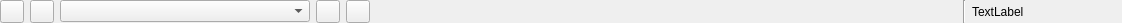
<?xml version="1.0" encoding="UTF-8"?>
<ui version="4.0">
 <class>DashboardToolbar</class>
 <widget class="QWidget" name="DashboardToolbar">
  <property name="geometry">
   <rect>
    <x>0</x>
    <y>0</y>
    <width>1122</width>
    <height>22</height>
   </rect>
  </property>
  <property name="windowTitle">
   <string>Form</string>
  </property>
  <layout class="QHBoxLayout" name="horizontalLayout_4">
   <property name="leftMargin">
    <number>0</number>
   </property>
   <property name="topMargin">
    <number>0</number>
   </property>
   <property name="rightMargin">
    <number>0</number>
   </property>
   <property name="bottomMargin">
    <number>0</number>
   </property>
   <item>
    <widget class="QWidget" name="pagesNavWidget" native="true">
     <layout class="QHBoxLayout" name="horizontalLayout">
      <property name="leftMargin">
       <number>0</number>
      </property>
      <property name="topMargin">
       <number>0</number>
      </property>
      <property name="rightMargin">
       <number>0</number>
      </property>
      <property name="bottomMargin">
       <number>0</number>
      </property>
      <item>
       <widget class="QToolButton" name="upButton">
        <property name="text">
         <string/>
        </property>
       </widget>
      </item>
      <item>
       <widget class="QToolButton" name="downButton">
        <property name="text">
         <string/>
        </property>
       </widget>
      </item>
      <item>
       <widget class="QComboBox" name="comboBox">
        <property name="minimumSize">
         <size>
          <width>250</width>
          <height>0</height>
         </size>
        </property>
        <property name="editable">
         <bool>false</bool>
        </property>
        <property name="insertPolicy">
         <enum>QComboBox::NoInsert</enum>
        </property>
        <property name="sizeAdjustPolicy">
         <enum>QComboBox::AdjustToContents</enum>
        </property>
       </widget>
      </item>
     </layout>
    </widget>
   </item>
   <item>
    <widget class="QStackedWidget" name="stackedWidget">
     <property name="currentIndex">
      <number>0</number>
     </property>
     <widget class="QWidget" name="pageLive">
      <layout class="QHBoxLayout" name="horizontalLayout_2">
       <property name="leftMargin">
        <number>0</number>
       </property>
       <property name="topMargin">
        <number>0</number>
       </property>
       <property name="rightMargin">
        <number>0</number>
       </property>
       <property name="bottomMargin">
        <number>0</number>
       </property>
       <item>
        <widget class="QToolButton" name="fullScreenButton">
         <property name="text">
          <string/>
         </property>
         <property name="checkable">
          <bool>true</bool>
         </property>
        </widget>
       </item>
       <item>
        <widget class="QToolButton" name="pauseButton">
         <property name="text">
          <string/>
         </property>
         <property name="checkable">
          <bool>true</bool>
         </property>
        </widget>
       </item>
       <item>
        <spacer name="horizontalSpacer">
         <property name="orientation">
          <enum>Qt::Horizontal</enum>
         </property>
         <property name="sizeType">
          <enum>QSizePolicy::MinimumExpanding</enum>
         </property>
         <property name="sizeHint" stdset="0">
          <size>
           <width>20</width>
           <height>20</height>
          </size>
         </property>
        </spacer>
       </item>
      </layout>
     </widget>
    </widget>
   </item>
   <item>
    <widget class="Line" name="line">
     <property name="orientation">
      <enum>Qt::Vertical</enum>
     </property>
    </widget>
   </item>
   <item>
    <widget class="QLabel" name="timeLabel">
     <property name="minimumSize">
      <size>
       <width>150</width>
       <height>0</height>
      </size>
     </property>
     <property name="text">
      <string>TextLabel</string>
     </property>
    </widget>
   </item>
  </layout>
 </widget>
 <resources/>
 <connections/>
</ui>
